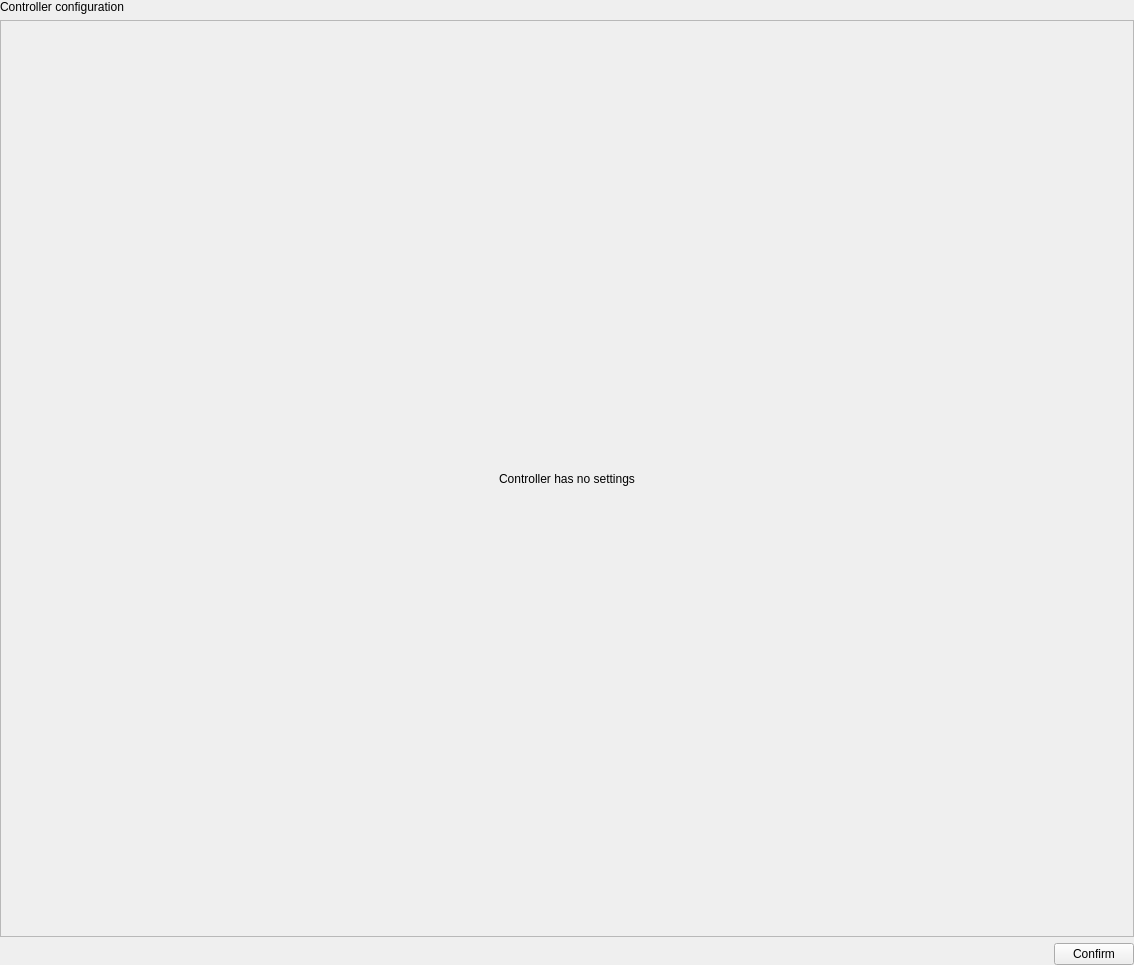
<?xml version="1.0" encoding="UTF-8"?>
<ui version="4.0">
 <class>ControllerConfiguration</class>
 <widget class="QWidget" name="ControllerConfiguration">
  <property name="geometry">
   <rect>
    <x>0</x>
    <y>0</y>
    <width>1134</width>
    <height>965</height>
   </rect>
  </property>
  <property name="windowTitle">
   <string>Form</string>
  </property>
  <layout class="QVBoxLayout" name="verticalLayout">
   <property name="leftMargin">
    <number>0</number>
   </property>
   <property name="topMargin">
    <number>0</number>
   </property>
   <property name="rightMargin">
    <number>0</number>
   </property>
   <property name="bottomMargin">
    <number>0</number>
   </property>
   <item>
    <widget class="QLabel" name="label_6">
     <property name="sizePolicy">
      <sizepolicy hsizetype="Minimum" vsizetype="Minimum">
       <horstretch>0</horstretch>
       <verstretch>0</verstretch>
      </sizepolicy>
     </property>
     <property name="text">
      <string>Controller configuration</string>
     </property>
    </widget>
   </item>
   <item>
    <widget class="QScrollArea" name="scrollAreaControllerConfiguration">
     <property name="horizontalScrollBarPolicy">
      <enum>Qt::ScrollBarPolicy::ScrollBarAlwaysOff</enum>
     </property>
     <property name="sizeAdjustPolicy">
      <enum>QAbstractScrollArea::SizeAdjustPolicy::AdjustToContents</enum>
     </property>
     <property name="widgetResizable">
      <bool>true</bool>
     </property>
     <widget class="QWidget" name="scrollAreaWidgetContents">
      <property name="geometry">
       <rect>
        <x>0</x>
        <y>0</y>
        <width>1132</width>
        <height>907</height>
       </rect>
      </property>
      <property name="sizePolicy">
       <sizepolicy hsizetype="Minimum" vsizetype="Minimum">
        <horstretch>0</horstretch>
        <verstretch>0</verstretch>
       </sizepolicy>
      </property>
      <layout class="QGridLayout" name="gridLayout_3">
       <property name="leftMargin">
        <number>0</number>
       </property>
       <property name="topMargin">
        <number>0</number>
       </property>
       <property name="rightMargin">
        <number>0</number>
       </property>
       <property name="bottomMargin">
        <number>0</number>
       </property>
       <property name="spacing">
        <number>0</number>
       </property>
       <item row="0" column="0">
        <widget class="QLabel" name="labelControllerConfigPlaceholder">
         <property name="sizePolicy">
          <sizepolicy hsizetype="Minimum" vsizetype="Minimum">
           <horstretch>0</horstretch>
           <verstretch>0</verstretch>
          </sizepolicy>
         </property>
         <property name="text">
          <string>Controller has no settings</string>
         </property>
         <property name="alignment">
          <set>Qt::AlignmentFlag::AlignCenter</set>
         </property>
        </widget>
       </item>
      </layout>
     </widget>
    </widget>
   </item>
   <item>
    <layout class="QHBoxLayout" name="horizontalLayout">
     <item>
      <spacer name="horizontalSpacer">
       <property name="orientation">
        <enum>Qt::Orientation::Horizontal</enum>
       </property>
       <property name="sizeHint" stdset="0">
        <size>
         <width>40</width>
         <height>20</height>
        </size>
       </property>
      </spacer>
     </item>
     <item>
      <widget class="QPushButton" name="pushButtonConfirm">
       <property name="text">
        <string>Confirm</string>
       </property>
      </widget>
     </item>
    </layout>
   </item>
  </layout>
 </widget>
 <resources/>
 <connections>
  <connection>
   <sender>pushButtonConfirm</sender>
   <signal>clicked()</signal>
   <receiver>ControllerConfiguration</receiver>
   <slot>confirmConfiguration()</slot>
   <hints>
    <hint type="sourcelabel">
     <x>1092</x>
     <y>951</y>
    </hint>
    <hint type="destinationlabel">
     <x>566</x>
     <y>482</y>
    </hint>
   </hints>
  </connection>
 </connections>
 <slots>
  <slot>confirmConfiguration()</slot>
 </slots>
</ui>
